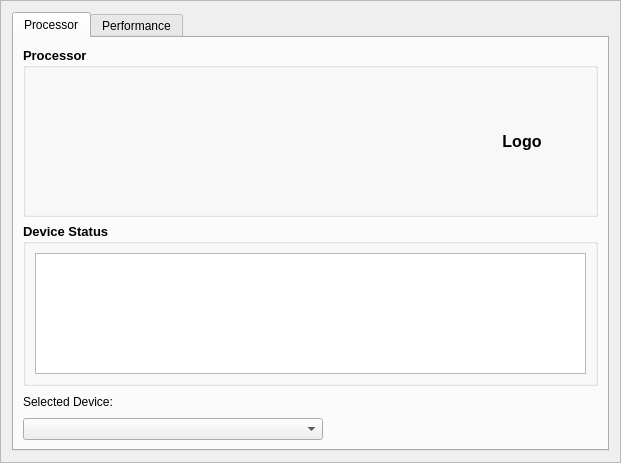
<?xml version="1.0" encoding="UTF-8"?>
<ui version="4.0">
 <class>FrameProcessor</class>
 <widget class="QFrame" name="FrameProcessor">
  <property name="geometry">
   <rect>
    <x>0</x>
    <y>0</y>
    <width>621</width>
    <height>463</height>
   </rect>
  </property>
  <property name="windowTitle">
   <string>Processor</string>
  </property>
  <property name="frameShape">
   <enum>QFrame::StyledPanel</enum>
  </property>
  <property name="frameShadow">
   <enum>QFrame::Raised</enum>
  </property>
  <layout class="QHBoxLayout" name="horizontalLayout">
   <item>
    <widget class="QTabWidget" name="tabWidget">
     <property name="currentIndex">
      <number>0</number>
     </property>
     <widget class="QWidget" name="tab">
      <attribute name="title">
       <string>Processor</string>
      </attribute>
      <layout class="QVBoxLayout" name="verticalLayout">
       <item>
        <widget class="QGroupBox" name="groupBox">
         <property name="sizePolicy">
          <sizepolicy hsizetype="Preferred" vsizetype="Expanding">
           <horstretch>0</horstretch>
           <verstretch>0</verstretch>
          </sizepolicy>
         </property>
         <property name="font">
          <font>
           <pointsize>10</pointsize>
           <weight>75</weight>
           <bold>true</bold>
          </font>
         </property>
         <property name="title">
          <string>Processor</string>
         </property>
         <layout class="QHBoxLayout" name="horizontalLayout_2">
          <item>
           <widget class="QLabel" name="labelDescription">
            <property name="font">
             <font>
              <pointsize>9</pointsize>
              <weight>50</weight>
              <bold>false</bold>
             </font>
            </property>
            <property name="text">
             <string/>
            </property>
            <property name="alignment">
             <set>Qt::AlignLeading|Qt::AlignLeft|Qt::AlignTop</set>
            </property>
           </widget>
          </item>
          <item>
           <widget class="QLabel" name="labelLogo">
            <property name="sizePolicy">
             <sizepolicy hsizetype="Fixed" vsizetype="Fixed">
              <horstretch>0</horstretch>
              <verstretch>0</verstretch>
             </sizepolicy>
            </property>
            <property name="minimumSize">
             <size>
              <width>128</width>
              <height>128</height>
             </size>
            </property>
            <property name="maximumSize">
             <size>
              <width>128</width>
              <height>128</height>
             </size>
            </property>
            <property name="font">
             <font>
              <pointsize>12</pointsize>
              <weight>75</weight>
              <bold>true</bold>
             </font>
            </property>
            <property name="frameShape">
             <enum>QFrame::NoFrame</enum>
            </property>
            <property name="text">
             <string>Logo</string>
            </property>
            <property name="alignment">
             <set>Qt::AlignCenter</set>
            </property>
           </widget>
          </item>
         </layout>
        </widget>
       </item>
       <item>
        <widget class="QGroupBox" name="groupBox_2">
         <property name="sizePolicy">
          <sizepolicy hsizetype="Preferred" vsizetype="Preferred">
           <horstretch>0</horstretch>
           <verstretch>0</verstretch>
          </sizepolicy>
         </property>
         <property name="font">
          <font>
           <pointsize>10</pointsize>
           <weight>75</weight>
           <bold>true</bold>
          </font>
         </property>
         <property name="title">
          <string>Device Status</string>
         </property>
         <layout class="QHBoxLayout" name="horizontalLayout_3">
          <item>
           <widget class="QTextEdit" name="textEditDeviceStatus">
            <property name="enabled">
             <bool>true</bool>
            </property>
            <property name="sizePolicy">
             <sizepolicy hsizetype="Expanding" vsizetype="Preferred">
              <horstretch>0</horstretch>
              <verstretch>0</verstretch>
             </sizepolicy>
            </property>
            <property name="font">
             <font>
              <pointsize>9</pointsize>
              <weight>50</weight>
              <bold>false</bold>
             </font>
            </property>
            <property name="readOnly">
             <bool>true</bool>
            </property>
           </widget>
          </item>
         </layout>
        </widget>
       </item>
       <item>
        <layout class="QHBoxLayout" name="horizontalLayout_4">
         <item>
          <widget class="QLabel" name="label">
           <property name="text">
            <string>Selected Device:</string>
           </property>
          </widget>
         </item>
         <item>
          <spacer name="horizontalSpacer">
           <property name="orientation">
            <enum>Qt::Horizontal</enum>
           </property>
           <property name="sizeHint" stdset="0">
            <size>
             <width>40</width>
             <height>20</height>
            </size>
           </property>
          </spacer>
         </item>
        </layout>
       </item>
       <item>
        <layout class="QHBoxLayout" name="horizontalLayout_5">
         <item>
          <widget class="QComboBox" name="comboBoxProcessor">
           <property name="minimumSize">
            <size>
             <width>300</width>
             <height>0</height>
            </size>
           </property>
          </widget>
         </item>
         <item>
          <spacer name="horizontalSpacer_2">
           <property name="orientation">
            <enum>Qt::Horizontal</enum>
           </property>
           <property name="sizeHint" stdset="0">
            <size>
             <width>40</width>
             <height>20</height>
            </size>
           </property>
          </spacer>
         </item>
        </layout>
       </item>
      </layout>
     </widget>
     <widget class="QWidget" name="tab_2">
      <attribute name="title">
       <string>Performance</string>
      </attribute>
      <layout class="QHBoxLayout" name="horizontalLayout_6">
       <item>
        <widget class="QGroupBox" name="groupBoxCpuRecords">
         <property name="title">
          <string>CPU Records</string>
         </property>
        </widget>
       </item>
      </layout>
     </widget>
    </widget>
   </item>
  </layout>
 </widget>
 <resources/>
 <connections/>
</ui>
